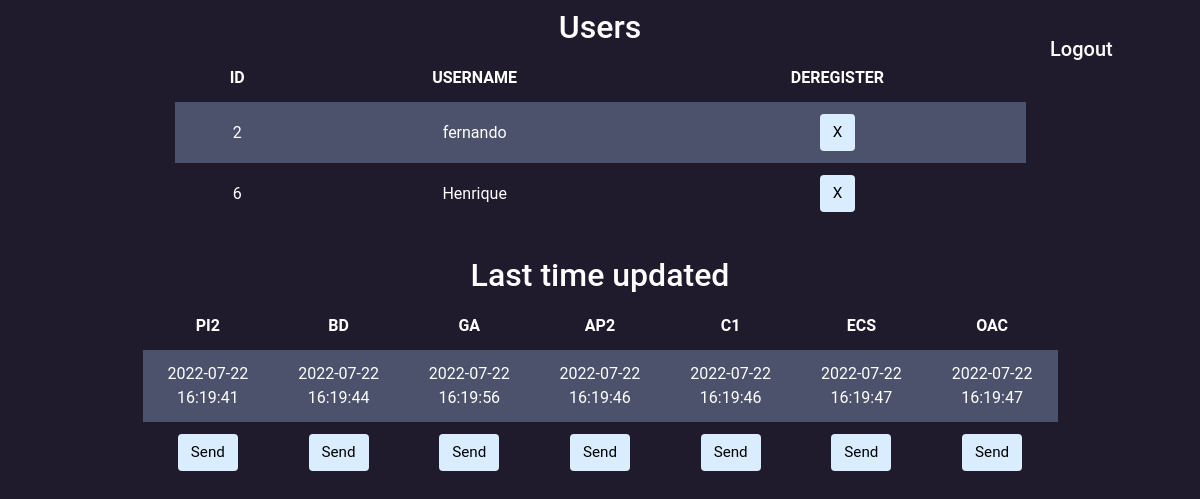
/admin (signed in), run on the app's committed database.
### tables this page shows
CREATE TABLE 'users' ('id' INTEGER PRIMARY KEY AUTOINCREMENT NOT NULL, 'username' TEXT, 'hash' TEXT, 'dateTime' DATETIME);

CREATE TABLE 'materias' ('materia' TEXT, 'lastTimeUpdated' DATETIME);

### app.py (the view)
@app.route("/admin", methods=["GET", "POST"])
@login_required
def admin():
        users = db.execute("SELECT id, username FROM 'users' ORDER BY id")
        materias = ["PI2", "BD", "GA", "AP2", "C1", "ECS", "OAC"]
        lastTimeUpdated = db.execute("SELECT lastTimeUpdated FROM 'materias'")
        return render_template("admin.html", users=users, materias=materias, lastTimeUpdated=lastTimeUpdated)

### app.py (called while the page is built)
@app.after_request
def after_request(response):
    response.headers["Cache-Control"] = "no-cache, no-store, must-revalidate"
    response.headers["Expires"] = 0
    response.headers["Pragma"] = "no-cache"
    return response

### functions.py (called while the page is built)
def login_required(f):
    @wraps(f)
    def decorated_function(*args, **kwargs):
        if session.get("user_id") is None:
            return redirect("/login")
        return f(*args, **kwargs)
    return decorated_function

### templates/admin.html (shortened to what this page needs)
{% extends "layout.html" %}
{% block main %}
<a class="logout" href="/logout"><h5>Logout</h5></a>
<div class="biggest container">
    <div class="container">
        <div class="section">
            <h2>Users</h2>
            <table>
                <thead>
                    <tr>
                        <th>ID</th>
                        <th>USERNAME</th>
                        <th>DEREGISTER</th>
                    </tr>
                </thead>
                <tbody>
                    {% for users in users %}
                        {% if users["id"] != 5 %}
                            <tr>
                                <td>{{ users["id"] }}</td>
                                <td>{{ users["username"] }}</td>
                                <td>
                                    <form action="/deregister" method="post">
                                        <input type="submit" value="X">
                                    </form>
                                </td>
                            </tr>
                        {% endif %}
                    {% endfor %}
                </tbody>
            </table>
        </div>
        <div class="lastTimeUpdated">
            <h2>Last time updated</h2>
            <table>
                <thead>
                    <tr>
                        {% for materias in materias %}
                            <th>{{ materias }}</th>
                        {% endfor %}
                    </tr>
                </thead>
                <tbody>
                    <tr>
                        <td>{{ lastTimeUpdated[0]["lastTimeUpdated"] }}</td>
                        <td>{{ lastTimeUpdated[1]["lastTimeUpdated"] }}</td>
                        <td>{{ lastTimeUpdated[2]["lastTimeUpdated"] }}</td>
                        <td>{{ lastTimeUpdated[3]["lastTimeUpdated"] }}</td>
                        <td>{{ lastTimeUpdated[4]["lastTimeUpdated"] }}</td>
                        <td>{{ lastTimeUpdated[5]["lastTimeUpdated"] }}</td>
                        <td>{{ lastTimeUpdated[6]["lastTimeUpdated"] }}</td>
                    </tr>
                    <tr>
                        {% for materias in materias %}
                            <td>
                                <form action="/lastTimeUpdated" method="post">
                                    <input type="submit" value="Send">
                                </form>
                            </td>
                        {% endfor %}
                    </tr>
                </tbody>
            </table>
    </div>
</div>
{% endblock %}

### static/styles.css (style rules this page uses)
* { font-family: 'Roboto', sans-serif; box-sizing: border-box; }
.logout { text-decoration: none; color: #FFFFFF; float: right; width: 150px; margin-top: 37px; }
body { background-color: #201b2c; color: #FFF; font-size: 1rem; font-weight: 400; line-height: 1.5; margin: 0; text-align: left; }
.container { margin-left: auto; margin-right: auto; padding-left: 15px; padding-right: 15px; text-align: center; width: 90%; }
.section { padding-bottom: 1rem; padding-left: 2rem; padding-right: 2rem; padding-top: 0.5rem; }
button, input[type="submit"] { background-color: #d9edff; border: 1px solid transparent; border-radius: 0.25rem; font-size: 0.95rem; font-weight: 400; line-height: 1.5; padding: 0.375rem 0.75rem; text-align: center; transition: color 0.15s ease-in-out, background-color 0.15s ease-in-out, border-color 0.15s ease-in-out, box-shadow 0.15s ease-in-out; vertical-align: middle; }
table { background-color: transparent; margin-bottom: 1rem; width: 100%; }
table th, table td { padding: 0.75rem; vertical-align: middle; }
tbody tr:nth-of-type(odd) { background-color: rgb(179, 208, 255, 0.3) }

### data on the page
users: id "2", username "fernando"
users: id "6", username "Henrique"
materias: lastTimeUpdated "2022-07-22 16:19:41"
materias: lastTimeUpdated "2022-07-22 16:19:44"
materias: lastTimeUpdated "2022-07-22 16:19:56"
materias: lastTimeUpdated "2022-07-22 16:19:46"
materias: lastTimeUpdated "2022-07-22 16:19:46"
materias: lastTimeUpdated "2022-07-22 16:19:47"
materias: lastTimeUpdated "2022-07-22 16:19:47"

### other printed values
{{ materias }} "PI2" "BD" "GA" "AP2" "C1" "ECS" "OAC"
